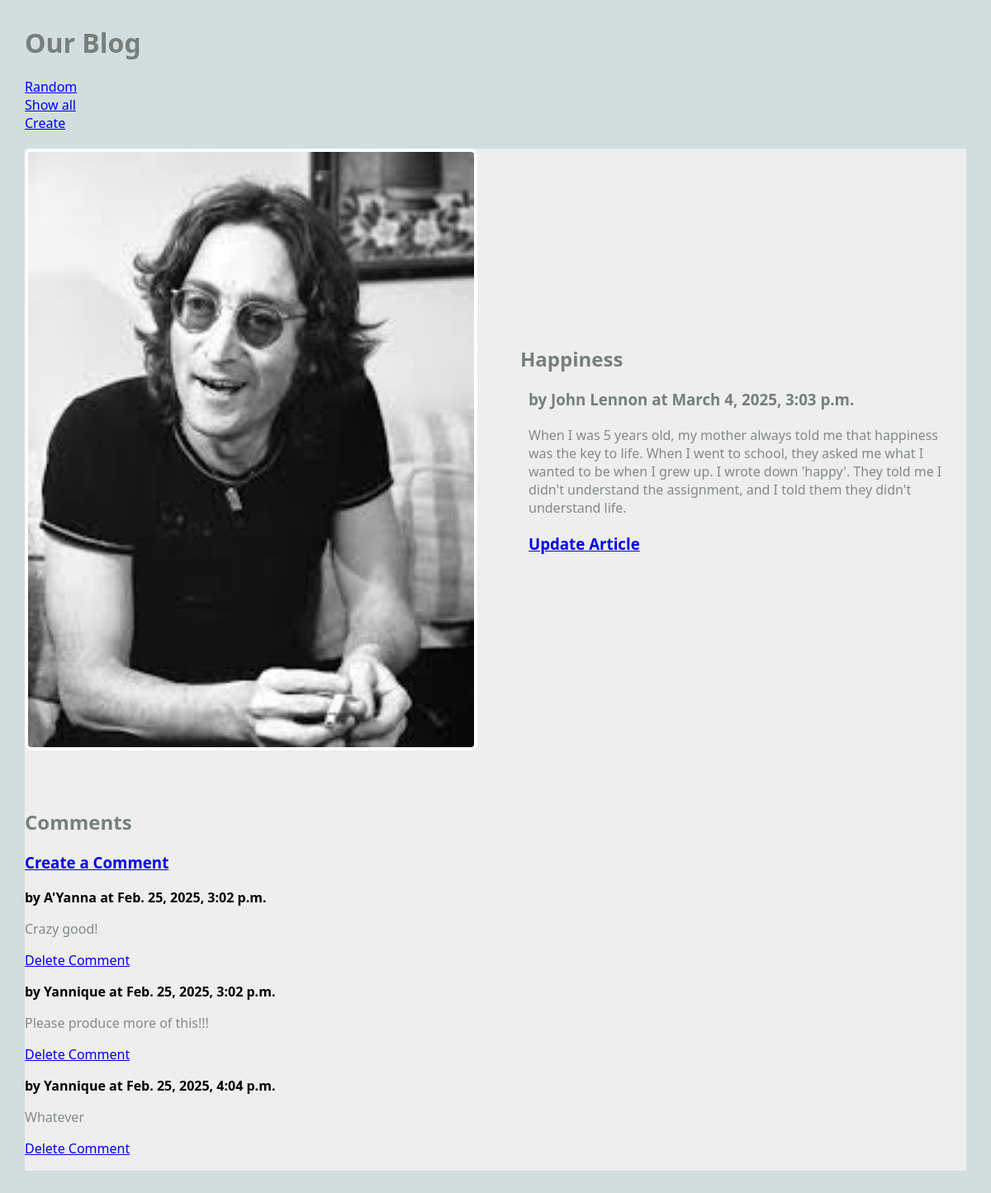
Screenshot of /blog/ with the database file from the repository.
### blog/models.py (models this page shows, shortened)
class Article(models.Model):
    title = models.TextField(blank=True)
    author = models.TextField(blank=True)
    text = models.TextField(blank=True)
    published = models.DateTimeField(auto_now=True)
    image_file = models.ImageField(blank=True) # file upload
    def get_all_comments(self):
        comments = Comment.objects.filter(article=self)
        return comments

class Comment(models.Model):
    article = models.ForeignKey(Article, on_delete=models.CASCADE)
    author = models.TextField(blank=False)
    text = models.TextField(blank=False)
    published = models.DateTimeField(auto_now=True)
    def __str__(self):
        return f'{self.text}'

### blog/views.py (the view)
# urls.py: path('', RandomArticleView.as_view(), name="random"),
class RandomArticleView(DetailView):
    model = Article
    template_name = "blog/article.html"
    context_object_name = "article" # note singular variable name
    def get_object(self):
        all_articles = Article.objects.all()
        article = random.choice(all_articles)
        return article

### blog/templates/blog/article.html
{% extends 'blog/base.html' %}
{% block content %}
<main class = "grid-container">
    <article class = "featured">
        {% if article.image_file %}
        <img src = "{{article.image_file.url}}" alt = "">
        {% else %}
        <h3> No image</h3>
        {% endif %}
        <div>
            <h2> {{article.title}} </h2>
            <h3> by {{article.author}} at {{ article.published }} </h3>
            <p> {{article.text}} </p>
            <h3> <a href="{% url 'update_article' article.pk %}"> Update Article</a> </h3>
        </div>
    </article>
    <div>
        <h2> Comments </h2>
        <h3> <a href="{% url 'create_comment' article.pk %}"> Create a Comment </a></h3>
        {% for comment in article.get_all_comments %}
            <div>
                <strong> by  {{ comment.author }} at {{comment.published}} </strong>
                <p> {{ comment.text }} </p>
                <p> <a href="{% url 'delete_comment' comment.pk %}"> Delete Comment </a> </p>
            </div>
        {% endfor %}
    </div>
</main>
{% endblock %}

### static/styles-blog.css (style rules this page uses)
body { margin: 30px; background: #d1dedd; font-family:'Segoe UI', Tahoma, Geneva, Verdana, sans-serif; }
h1, h2, h3 { color: #767f7e; }
p { color: #828b82; }
.grid-container { background: #eee; max-width: 900px; display: grid; grid-template-columns: repeat(3, 1fr); grid-gap: 10px; max-width: 1200px; margin: 20px auto; }
article.featured { grid-column: span 3; display: grid; gap: 60px; grid-template-columns: 1fr 1fr; align-items: center; border-bottom: 1px #bbc7c7; padding-bottom: 40px; }
article img, article.featured img { width: 100%; border: 4px solid #fff; border-radius: 8px; }
article p, article h3 { margin: 20px 10px; }

### rows the page displays
Article: image_file (picture), title "Happiness", author "John Lennon", published "March 4, 2025, 3:03 p.m.", text "When I was 5 years old, my mother always told me that happiness was the key to life. When I went to school, they asked me what I wanted to be when I grew up. I wrote down 'happy'. They told me I didn't understand the assignment, and I told them they didn't understand life."
Comment: author "A'Yanna", published "Feb. 25, 2025, 3:02 p.m.", text "Crazy good!"
Comment: author "Yannique", published "Feb. 25, 2025, 3:02 p.m.", text "Please produce more of this!!!"
Comment: author "Yannique", published "Feb. 25, 2025, 4:04 p.m.", text "Whatever"
